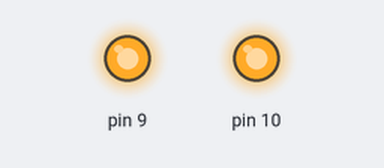
This sketch was run on a simulated Arduino Mega 2560, built with avr-gcc and run on an emulated ATmega2560. Parts: output pins drawn as LEDs (lit = HIGH).

Above: at 0.1 s.
Timing chart, 0 to 1.6 s (numbered marks = the images above):
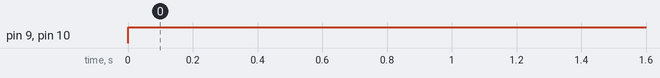

The sketch:

pruebaMotorDC.ino
```cpp
void setup()
{

	pinMode(9, OUTPUT);
	pinMode(10, OUTPUT);

}

void loop()
{
              analogWrite (9, 255) ;
			  analogWrite(10, 255);
			  delay(100);


	  /* add main program code here */

}
```

Measured:
- by itself, pin 9, pin 10: LOW → HIGH at 0.00 s
